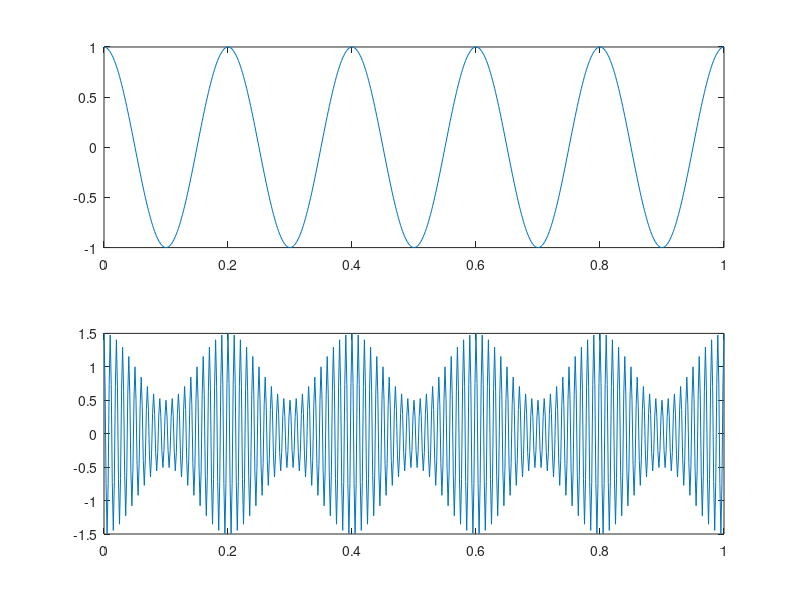
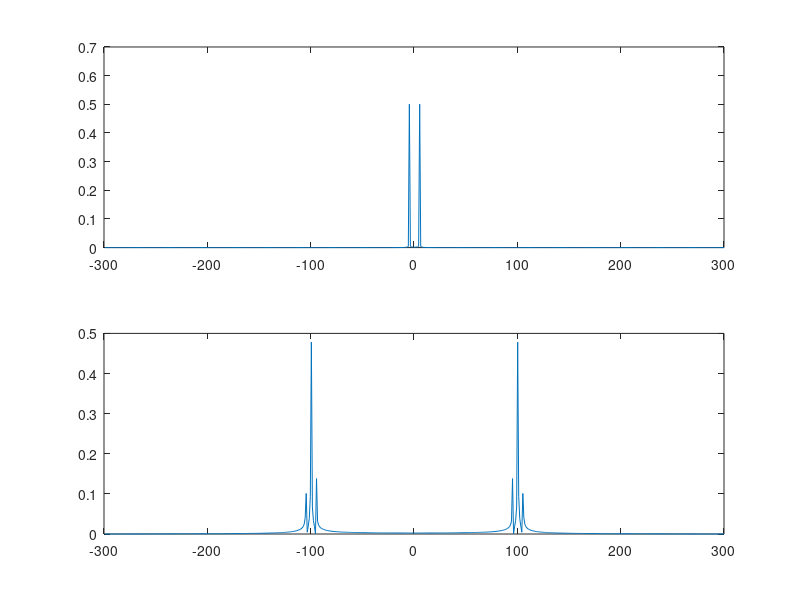
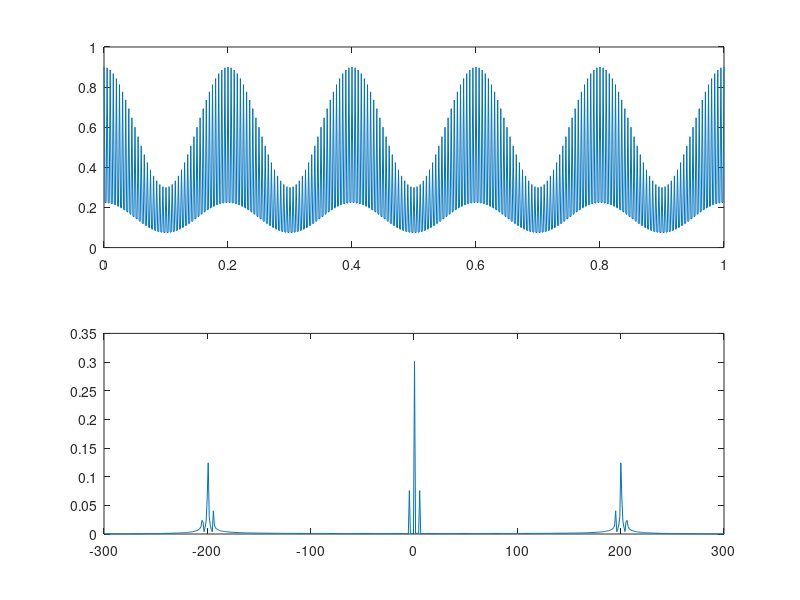
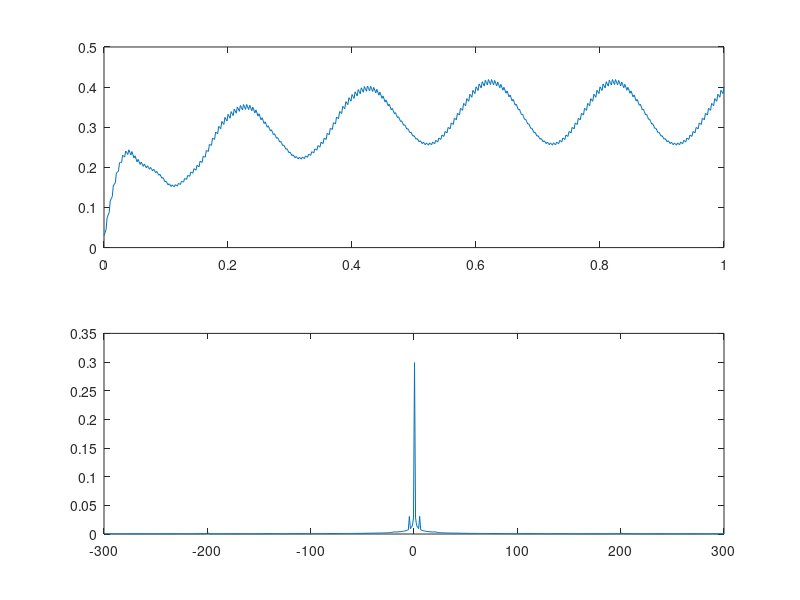

Write the MATLAB code that produced these figures, in order. (Note: this script raises an error after producing the figures.)
clear all; close all; clc;
%%1
fs = 600;
ts = 1/fs;
t = [0:ts:1];
mt = cos(2.*pi.*5.*t); 

%%2
mu = 0.5;
xt = (1 + mu.*mt).*cos(2*pi*100.*t);


%%3
figure ;
subplot(2,1,1);
plot(t,mt);

subplot(2,1,2); 
plot(t,xt);

%%4
L = length(t);
foumt = fftshift(abs(fft(mt))/L);
fouxt = fftshift(abs(fft(xt))/L);
f = ((-L./2 + 1):(L./2))/L*fs;

figure 
subplot(2,1,1);
plot(f,foumt);

subplot(2,1,2); 
plot(f,fouxt);

%%5 
A = 0.6;
yt = A.*xt;

%%6
pt = yt.*cos(2.*pi.*100.*t);
foupt = fftshift(abs(fft(pt))/L);

figure 
subplot(2,1,1);
plot(t,pt);

subplot(2,1,2); 
plot(f,foupt);

%%7
fcut = 10;
Lpfilter = (f>=-fcut) - (f>fcut);
lpfilter = abs(ifft(Lpfilter));
lpfilter(ceil(L/2):end) = [];

r1t = filter(lpfilter,1,abs(pt));
fourr1t = fftshift(abs(fft(r1t))/L);

figure 
subplot(2,1,1);
plot(t,r1t);

subplot(2,1,2); 
plot(f,fourr1t);

%%8
[r2t,~] = envelope(yt);
fourr2t = fftshift(abs(fft(r2t))/L);

figure
subplot(2,1,1);
plot(t,r2t);

subplot(2,1,2); 
plot(f,fourr2t);

%%9
MM = [mt', r1t', r2t'];
R = corrcoef(MM)




